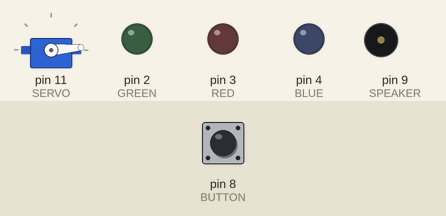
A sketch run on a simulated Arduino Uno, built with avr-gcc and run on an emulated ATmega328P. On the bench: servo, output pins drawn as LEDs (lit = HIGH), buzzer (waves = sounding). Inputs (shaded band) come from the test bench; at power-on: pin 8 (BUTTON) LOW. Random numbers use the default seed unless the sketch sets one; what the sketch prints to the serial monitor is not drawn.

Above: at 1.8 s.
1.9 s: pin 8 (BUTTON) pulled HIGH for 0.6 s
At 3.3 s:
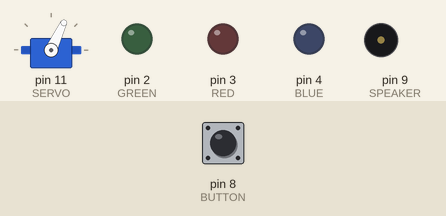
4.9 s: pin 8 (BUTTON) pulled HIGH for 3.2 s
11.1 s: pin 8 (BUTTON) pulled HIGH for 1 s
At 11.9 s:
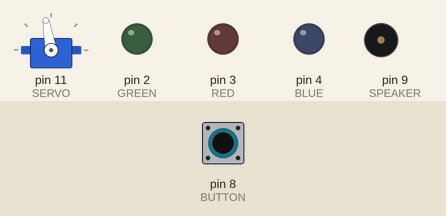
13.6 s: pin 8 (BUTTON) pulled HIGH for 0.6 s
At 15.1 s:
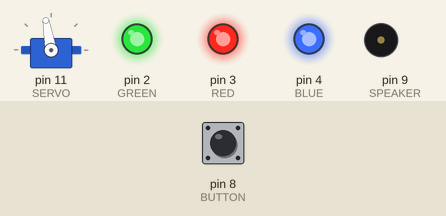
Timing chart, 0 to 21.2 s (numbered marks = the images above; inputs shaded):
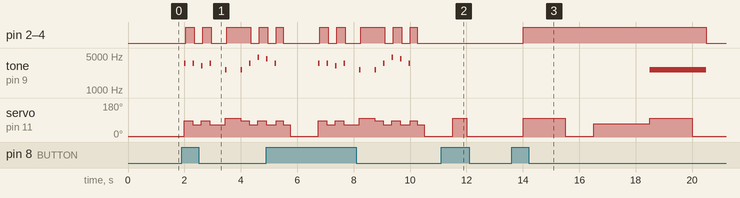

Measured:
- after the input at 1.9 s, pin 2 (GREEN), pin 3 (RED): goes HIGH 0.30 s, LOW 0.30 s, HIGH 0.30 s, LOW 0.55 s, HIGH 0.85 s, LOW 0.30 s, then HIGH, starting after 0.15 s
- after the input at 11.1 s, servo on pin 11 (SERVO): 5° → 100° after 0.40 s, → 5° 0.50 s later
- after the input at 13.6 s, pin 2 (GREEN), pin 3 (RED), pin 4 (BLUE): LOW → HIGH after 0.40 s, → LOW 6.5 s later; tone on pin 9 (SPEAKER): silent → 2637 Hz after 4.9 s, → silent 2.0 s later; servo on pin 11 (SERVO): 5° → 100° after 0.40 s, → 5° 1.5 s later, → 70° 1.0 s later, → 100° 2.0 s later, … (5 changes in this stretch)

The sketch:

ENGR_Test2.ino
```cpp
#include <Servo.h>
//Define input/output ports
#define SERVO 11
#define BUTTON 8
#define RED 3
#define GREEN 2
#define BLUE 4
#define SPEAKER 9
//Define constants for notes
#define NOTE_E3  2637
#define NOTE_F3  2794
#define NOTE_FS3 2960
#define NOTE_G3  3136
#define NOTE_GS3 3322
#define NOTE_A3  3520
#define NOTE_AS3 3729
#define NOTE_B3  3951
#define NOTE_C4  4186
#define NOTE_CS4 4435
#define NOTE_D4  4699

Servo arm;

void setup() {
//Set all ports to the correct mode
  pinMode(BUTTON, INPUT);
  pinMode(RED, OUTPUT);
  pinMode(GREEN, OUTPUT);
  pinMode(BLUE, OUTPUT);
  pinMode(SPEAKER, OUTPUT);
  Serial.begin(9600);
  arm.attach(SERVO);
  arm.write(5);
}
int ran = 0;
void loop() {

  //Generate a random number when the button is pressed to randomize which sequence the arm goes to
  if(digitalRead(BUTTON)){
    Serial.println("Pressed");

    //Generate random number in the interval [0, 5]
    ran = random(0, 6);
    Serial.print(ran);

    //Run sequence given random number
    switch (ran){
      case 0:
        push();
        break;
      case 1:
        wave();
        break;
      case 2:
        hesitate();
        break;
      case 3:
        quick();
        break;
      case 4:
        quick();
        break;
      case 5:
        quick();
        break;
      default:
        quick();
        break;
    }
  }

  //Reset after the sequence is complete
  noTone(SPEAKER);
  arm.write(5);
  digitalWrite(RED, LOW);
  digitalWrite(GREEN, LOW);
  digitalWrite(BLUE, LOW);
  delay(500);
}

//SEQUENCES

void push(){
//Lift up hood, then turn the siwtch off
  //Lift up
  Serial.println("Push");
  digitalWrite(RED, HIGH);
  digitalWrite(GREEN, HIGH);
  digitalWrite(BLUE, HIGH);
  arm.write(70);
  Serial.println("Pause");
  delay(3000);
  //Push
  arm.write(100);
  Serial.println("Hit");
  delay(1500);
  //Go back
  arm.write(5);
  Serial.println("Return");
  delay(500);
}

void hesitate(){
//Pushes the button close, but then pop back up again
  Serial.println("hesitate");
  digitalWrite(RED, HIGH);
  digitalWrite(GREEN, HIGH);
  digitalWrite(BLUE, HIGH);
  //Push button
  arm.write(100);
  delay(1500);
  //Go back
  arm.write(5);
  delay(1000);
  //Lift up the hood
  arm.write(70);
  delay(2000);
  //Screech and push switch again
  tone(SPEAKER, NOTE_E3);
  arm.write(100);
  delay(1500);
  //Go back
  arm.write(5);
  delay(500);
  noTone(SPEAKER);
}

void quick(){
//Turns off button very quickly
  arm.write(100);
  delay(500);
  arm.write(5);
  delay(500);
}

void wave(){
//Popup and play the funkytown song while waving with hand
  Serial.write("Wave");
  arm.write(85);
  tone(SPEAKER,NOTE_A3);
  delay(50);
  noTone(SPEAKER);
  digitalWrite(RED, HIGH);
  digitalWrite(GREEN, HIGH);
  digitalWrite(BLUE, HIGH);
  delay(250);

  arm.write(65);
  tone(SPEAKER,NOTE_A3);
  delay(50);
  noTone(SPEAKER);
  digitalWrite(RED, LOW);
  digitalWrite(GREEN, LOW);
  digitalWrite(BLUE, LOW);
  delay(250);

  arm.write(85);
  tone(SPEAKER,NOTE_G3);
  delay(50);
  noTone(SPEAKER);
  digitalWrite(RED, HIGH);
  digitalWrite(GREEN, HIGH);
  digitalWrite(BLUE, HIGH);
  delay(250);

  arm.write(65);
  tone(SPEAKER,NOTE_A3);
  delay(50);
  noTone(SPEAKER);
  digitalWrite(RED, LOW);
  digitalWrite(GREEN, LOW);
  digitalWrite(BLUE, LOW);
  delay(500);

  arm.write(100);
  tone(SPEAKER,NOTE_E3);
  delay(50);
  noTone(SPEAKER);
  digitalWrite(RED, HIGH);
  digitalWrite(GREEN, HIGH);
  digitalWrite(BLUE, HIGH);
  delay(500);

  arm.write(85);
  tone(SPEAKER,NOTE_E3);
  delay(50);
  noTone(SPEAKER);
  digitalWrite(RED, HIGH);
  digitalWrite(GREEN, HIGH);
  digitalWrite(BLUE, HIGH);
  delay(250);

  arm.write(65);
  tone(SPEAKER,NOTE_A3);
  delay(50);
  noTone(SPEAKER);
  digitalWrite(RED, LOW);
  digitalWrite(GREEN, LOW);
  digitalWrite(BLUE, LOW);
  delay(250);

  arm.write(85);
  tone(SPEAKER,NOTE_D4);
  delay(50);
  noTone(SPEAKER);
  digitalWrite(RED, HIGH);
  digitalWrite(GREEN, HIGH);
  digitalWrite(BLUE, HIGH);
  delay(250);

  arm.write(65);
  tone(SPEAKER,NOTE_CS4);
  delay(50);
  noTone(SPEAKER);
  digitalWrite(RED, LOW);
  digitalWrite(GREEN, LOW);
  digitalWrite(BLUE, LOW);
  delay(250);

  tone(SPEAKER,NOTE_A3);
  delay(50);
  noTone(SPEAKER);
  arm.write(85);
  digitalWrite(RED, HIGH);
  digitalWrite(GREEN, HIGH);
  digitalWrite(BLUE, HIGH);
  delay(250);


  arm.write(65);
  digitalWrite(RED, LOW);
  digitalWrite(GREEN, LOW);
  digitalWrite(BLUE, LOW);
  delay(250);

  arm.write(5);

  delay(500);
}
```
